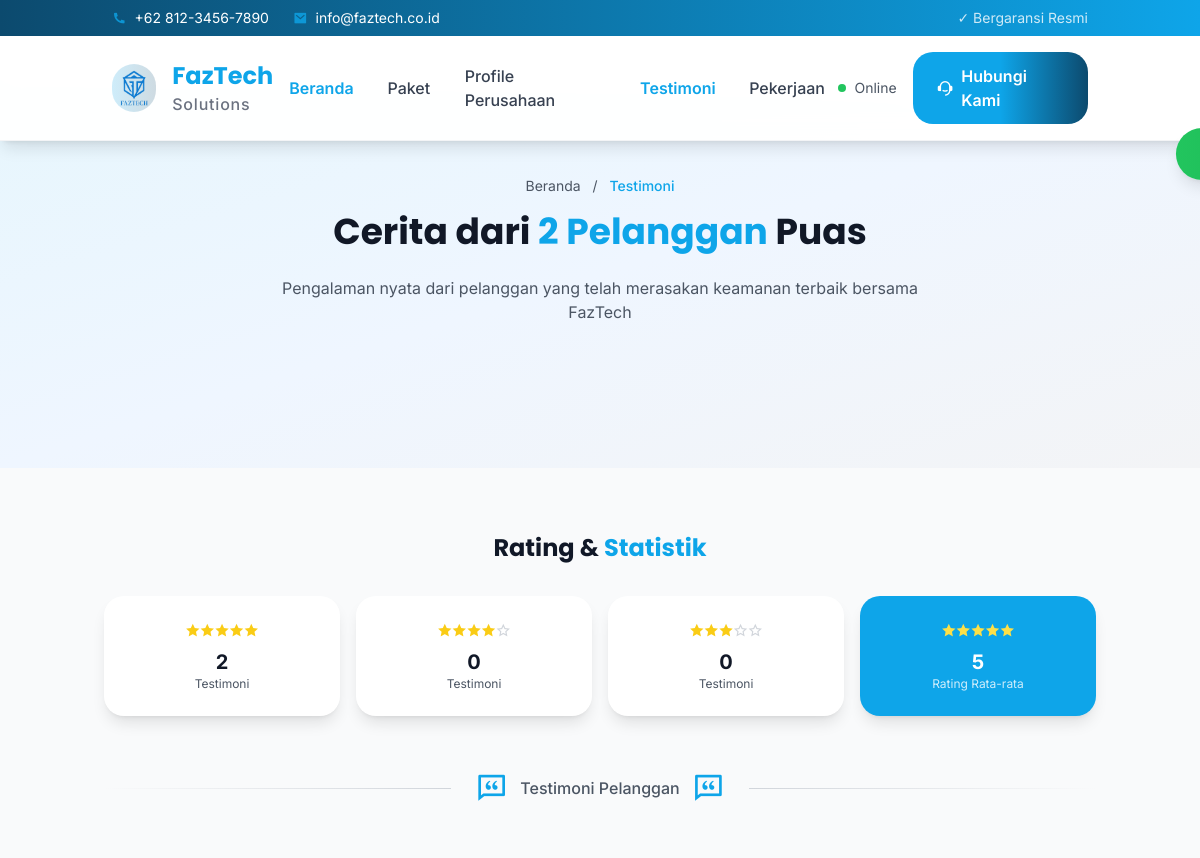
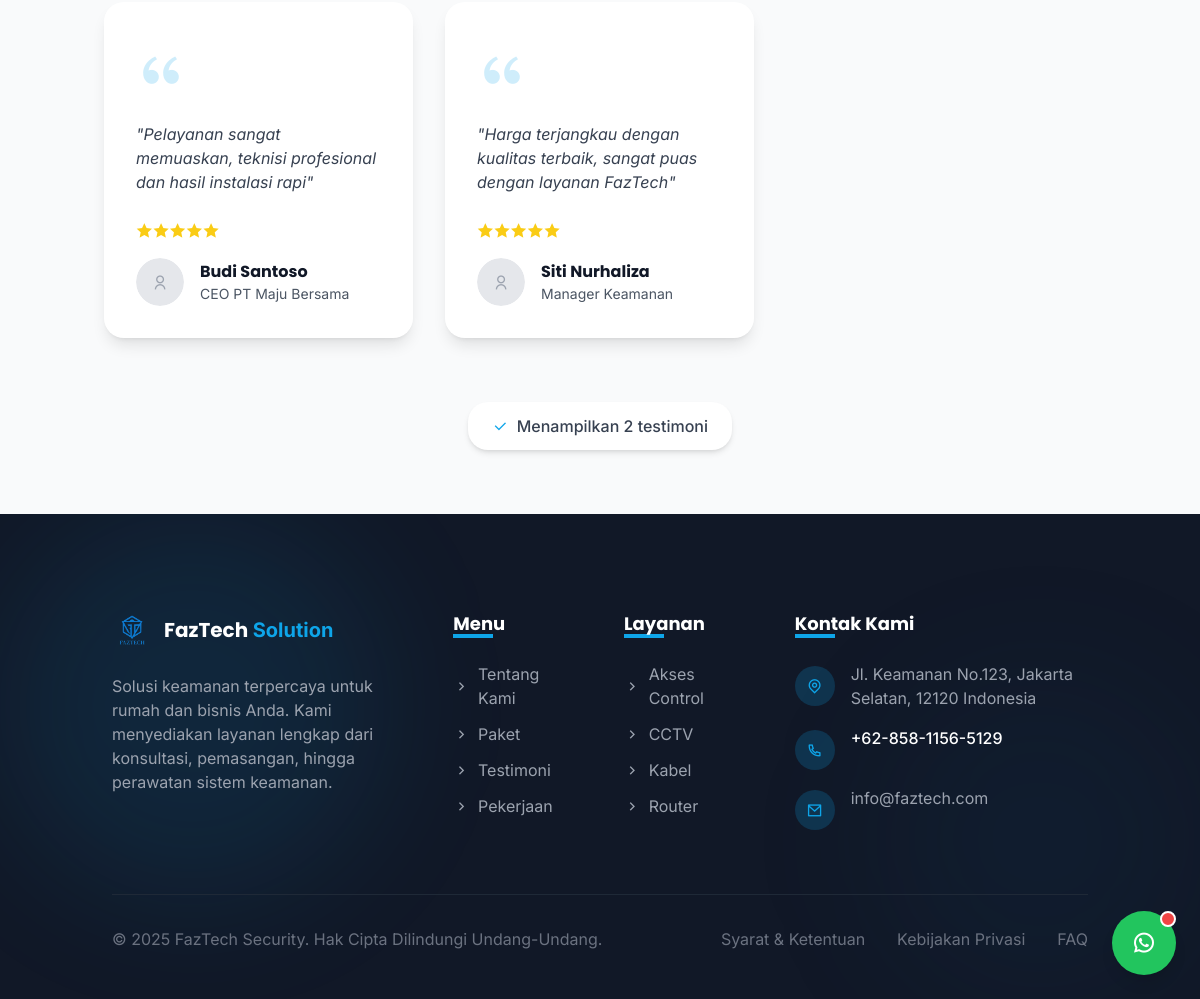
The page /index.php/testimoni on the database its author committed (2 pictures, top to bottom).
### tables this page shows
CREATE TABLE IF NOT EXISTS `testimoni` (
  `id` int(11) NOT NULL AUTO_INCREMENT,
  `nama` varchar(100) NOT NULL,
  `jabatan` varchar(100) NOT NULL,
  `rating` int(1) NOT NULL,
  `deskripsi` text NOT NULL,
  `gambar` varchar(255) DEFAULT NULL,
  `tanggal_dibuat` timestamp NOT NULL DEFAULT CURRENT_TIMESTAMP,
  `tanggal_diperbarui` timestamp NOT NULL DEFAULT CURRENT_TIMESTAMP ON UPDATE CURRENT_TIMESTAMP,
  PRIMARY KEY (`id`)
);

### application/controllers/Testimoni.php (called while the page is built, shortened)
<?php
class Testimoni extends CI_Controller {
    public function __construct() {
        $this->load->library('session');
        $this->load->model('Testimoni_model');
    }
    public function index() {
        $data['judul'] = 'Testimoni - FazTech';
        $data['testimoni'] = $this->Testimoni_model->ambil_semua_testimoni();
        $data['total_testimoni'] = $this->Testimoni_model->hitung_total_testimoni();
        $data['sudah_login'] = $this->session->userdata('login') ? true : false;
        $data['nama_pengguna'] = $this->session->userdata('nama_lengkap');
        $data['peran_pengguna'] = $this->session->userdata('peran');
        $this->load->view('beranda/testimoni', $data);
    }
}

### index.php (called while the page is built, shortened)
<?php
require_once BASEPATH . 'core/CodeIgniter.php';

### application/models/Testimoni_model.php (called while the page is built, shortened)
<?php
class Testimoni_model extends CI_Model {
    public function ambil_semua_testimoni() {
        $this->db->order_by('tanggal_dibuat', 'DESC');
        return $this->db->get('testimoni')->result();
    }
}

### application/views/beranda/testimoni.php (the view, shortened to what this page needs)
<section class="py-24 bg-gradient-to-br from-primary/10 via-blue-50 to-gray-100 relative overflow-hidden">
    <div class="container mx-auto px-4 relative z-10">
        <div class="text-center mb-12" data-aos="fade-up">
            <nav class="text-sm text-gray-600 mb-4">
                <a href="<?= base_url() ?>" class="hover:text-primary transition-colors">Beranda</a>
                <span class="mx-2">/</span>
                <span class="text-primary font-medium">Testimoni</span>
            </nav>
            <div class="text-center mb-12" data-aos="fade-up">
                <h2 class="text-3xl md:text-4xl font-bold text-gray-900 mb-6">
                    Cerita dari <span class="text-primary"><?= count($testimoni) ?> Pelanggan</span> Puas
                </h2>
                <p class="text-gray-600 max-w-2xl mx-auto">
                    Pengalaman nyata dari pelanggan yang telah merasakan keamanan terbaik bersama FazTech
                </p>
            </div>
        </div>
    </div>
</section>
<section class="py-16 bg-gray-50">
    <div class="container mx-auto px-4">
        <?php if(empty($testimoni)): ?>
            <div class="text-center py-20">
                <div class="flex flex-col items-center">
                    <i class="ri-chat-smile-line ri-4x text-gray-300 mb-6"></i>
                    <h3 class="text-2xl font-bold text-gray-900 mb-4">Belum Ada Testimoni</h3>
                    <p class="text-gray-600 mb-6 max-w-md">
                        Testimoni pelanggan sedang dalam proses pengembangan. Silakan hubungi kami untuk informasi lebih lanjut.
                    </p>
                    <a href="<?= base_url('beranda#kontak') ?>"
                       class="bg-primary text-white px-6 py-3 rounded-xl hover:bg-primary/90 transition-colors font-medium">
                        Hubungi Kami
                    </a>
                </div>
            </div>
        <?php else: ?>
            <div class="text-center mb-8" data-aos="fade-up">
                <h3 class="text-xl md:text-2xl font-bold text-gray-900 mb-4">
                    Rating & <span class="text-primary">Statistik</span>
                </h3>
            </div>
            <div class="grid grid-cols-2 md:grid-cols-4 gap-4 mb-12" data-aos="fade-up" data-aos-delay="200">
                <div class="bg-white rounded-xl p-6 text-center shadow-lg">
                    <div class="flex justify-center mb-2">
                        <?php for($i = 1; $i <= 5; $i++): ?>
                            <i class="ri-star-fill text-yellow-400 text-sm"></i>
                        <?php endfor; ?>
                    </div>
                    <div class="text-xl font-bold text-gray-900">
                        <?php
                        $rating_5 = 0;
                        foreach($testimoni as $t) {
                            if($t->rating == 5) $rating_5++;
                        }
                        echo $rating_5;
                        ?>
                    </div>
                    <div class="text-xs text-gray-600">Testimoni</div>
                </div>
                <div class="bg-white rounded-xl p-6 text-center shadow-lg">
                    <div class="flex justify-center mb-2">
                        <?php for($i = 1; $i <= 4; $i++): ?>
                            <i class="ri-star-fill text-yellow-400 text-sm"></i>
                        <?php endfor; ?>
                        <i class="ri-star-line text-gray-300 text-sm"></i>
                    </div>
                    <div class="text-xl font-bold text-gray-900">
                        <?php
                        $rating_4 = 0;
                        echo $rating_4;
                        ?>
                    </div>
                    <div class="text-xs text-gray-600">Testimoni</div>
                </div>
                <div class="bg-white rounded-xl p-6 text-center shadow-lg">
                    <div class="flex justify-center mb-2">
                        <?php for($i = 1; $i <= 3; $i++): ?>
                            <i class="ri-star-fill text-yellow-400 text-sm"></i>
                        <?php endfor; ?>
                        <?php for($i = 4; $i <= 5; $i++): ?>
                            <i class="ri-star-line text-gray-300 text-sm"></i>
                        <?php endfor; ?>
                    </div>
                    <div class="text-xl font-bold text-gray-900">
                        <?php
                        $rating_3 = 0;
                        echo $rating_3;
                        ?>
                    </div>
                    <div class="text-xs text-gray-600">Testimoni</div>
                </div>
                <div class="bg-primary rounded-xl p-6 text-center text-white shadow-lg">
                    <div class="flex justify-center mb-2">
                        <?php for($i = 1; $i <= 5; $i++): ?>
                            <i class="ri-star-fill text-yellow-300 text-sm"></i>
                        <?php endfor; ?>
                    </div>
                    <div class="text-xl font-bold">
                        <?php
                        $total_rating = 0;
                        $total_testimoni = count($testimoni);
                        foreach($testimoni as $t) {
                            $total_rating += $t->rating;
                        }
                        $average = $total_testimoni > 0 ? round($total_rating / $total_testimoni, 1) : 0;
                        echo $average;
                        ?>
                    </div>
                    <div class="text-xs text-white/80">Rating Rata-rata</div>
                </div>
            </div>
            <div class="flex items-center my-12">
                <div class="flex-1 h-px bg-gradient-to-r from-transparent to-gray-300"></div>
                <div class="flex items-center px-6">
                    <i class="ri-chat-quote-line text-primary ri-2x"></i>
                    <span class="mx-3 text-gray-600 font-medium">Testimoni Pelanggan</span>
                    <i class="ri-chat-quote-line text-primary ri-2x"></i>
                </div>
                <div class="flex-1 h-px bg-gradient-to-l from-transparent to-gray-300"></div>
            </div>
            <div class="grid grid-cols-1 md:grid-cols-2 lg:grid-cols-3 gap-8">
                <?php foreach($testimoni as $index => $item): ?>
                    <div class="testimoni-card bg-white rounded-xl shadow-lg p-8 hover:cursor-pointer transform transition-all duration-300 hover:scale-105 hover:shadow-2xl hover:shadow-primary/10 hover:-translate-y-2 hover:bg-gradient-to-br hover:from-white hover:to-primary/5 group"
                         data-aos="fade-up" data-aos-delay="<?= 100 + ($index * 100) ?>">
                        <div class="text-primary/20 group-hover:text-primary/30 mb-4 transition-all duration-300">
                            <i class="ri-double-quotes-l ri-3x"></i>
                        </div>
                        <p class="text-gray-700 group-hover:text-gray-800 italic mb-6 flex-grow transition-all duration-300">
                            "<?= $item->deskripsi ?>"
                        </p>
                        <div class="flex items-center mb-4">
                            <?php for ($i = 1; $i <= 5; $i++): ?>
                                <?php if ($i <= $item->rating): ?>
                                    <i class="ri-star-fill text-yellow-400 group-hover:text-yellow-500 transition-all duration-300 group-hover:scale-110"></i>
                                <?php else: ?>
                                    <i class="ri-star-line text-gray-300 group-hover:text-gray-400 transition-all duration-300"></i>
                                <?php endif; ?>
                            <?php endfor; ?>
                        </div>
                        <div class="flex items-center">
                            <div class="w-12 h-12 rounded-full overflow-hidden mr-4 group-hover:scale-110 transition-all duration-300 group-hover:shadow-lg">
                                <?php if (!empty($item->gambar) && file_exists('./uploads/testimonials/' . $item->gambar)): ?>
                                    <img src="<?= base_url('uploads/testimonials/' . $item->gambar) ?>"
                                        alt="<?= $item->nama ?>"
                                        class="w-full h-full object-cover group-hover:brightness-110 transition-all duration-300">
                                <?php else: ?>
                                    <div class="w-full h-full flex items-center justify-center bg-gray-200 rounded-full group-hover:bg-primary/10 transition-all duration-300">
                                        <i class="ri-user-line text-gray-400 group-hover:text-primary transition-all duration-300"></i>
                                    </div>
                                <?php endif; ?>
                            </div>
                            <div>
                                <h4 class="font-bold text-gray-900 group-hover:text-primary transition-all duration-300"><?= $item->nama ?></h4>
                                <p class="text-sm text-gray-600 group-hover:text-gray-700 transition-all duration-300"><?= $item->jabatan ?></p>
                            </div>
                        </div>
                    </div>
                <?php endforeach; ?>
            </div>
            <div class="text-center mt-16" data-aos="fade-up" data-aos-delay="300">
                <div class="inline-flex items-center bg-white px-6 py-3 rounded-xl shadow-md">
                    <i class="ri-check-line text-primary mr-2"></i>
                    <span class="text-gray-700 font-medium">Menampilkan <?= count($testimoni) ?> testimoni</span>
                </div>
            </div>
        <?php endif; ?>
    </div>
</section>

### application/views/templates/header.php (style rules this page uses)
:where([class^="ri-"])::before { content: "\f3c2"; }
html { scroll-behavior: smooth; }
body { font-family: 'Inter', sans-serif; }
h1, h2, h3, h4, h5, h6 { font-family: 'Poppins', sans-serif; }

### application/views/beranda/testimoni.php (style rules this page uses)
.testimoni-card { transition: all 0.3s ease-out; will-change: transform, box-shadow; }
html { scroll-behavior: smooth; }

### rows shown on the page
testimoni: deskripsi "Pelayanan sangat memuaskan, teknisi profesional dan hasil instalasi rapi", rating 5 (drawn), nama "Budi Santoso", jabatan "CEO PT Maju Bersama"
testimoni: deskripsi "Harga terjangkau dengan kualitas terbaik, sangat puas dengan layanan FazTech", rating 5 (drawn), nama "Siti Nurhaliza", jabatan "Manager Keamanan"

### other values the page prints
count($testimoni) "2"
$rating_5 "2"
$rating_4 "0"
$rating_3 "0"
$average "5"
